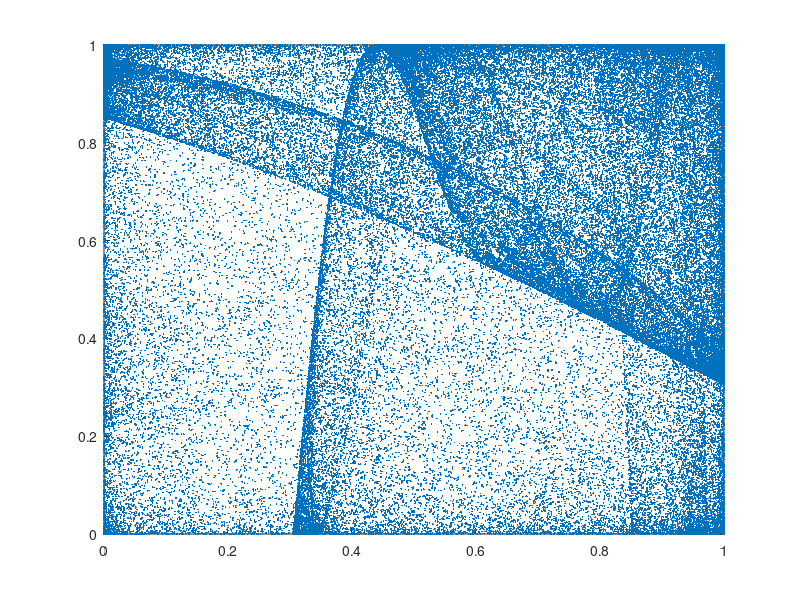
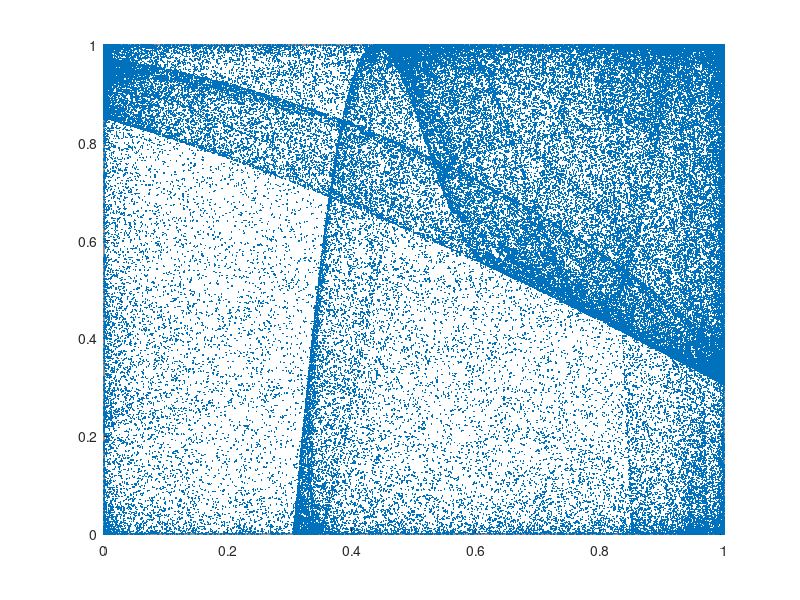

The MATLAB script that drew these images, in order:
M_PI = 3.14592;
total = 100000;

x = zeros(total,1);
y = zeros(total,1);

c = zeros(total,1);
d = zeros(total,1);

myu = 0.900;
x(1) = 0.9;
y(1) = 0.1;

a = x(1);
b = y(1);

count_anomalies = 0;
count_unequal = 0;

% old implementation 
for i = 1:total
  x(i + 1) = sin(M_PI * myu * (y(i) + 3) * x(i) * (1 - x(i)));
  y(i + 1) = sin(M_PI * myu * (x(i + 1) + 3) * y(i) * (1 - y(i)));
endfor

% new implementation 
for i = 1:total
  a = sin(M_PI * myu * (b + 3) * a * (1 - a));
  b = sin(M_PI * myu * (a + 3) * b * (1 - b));
  c(i + 1) = a;
  d(i + 1) = b;
endfor

for i = 1:total - 1
  if (x(i) > 1 || x(i) < 0)
    count_anomalies = count_anomalies + 1;
  else
    printf("");
  endif
endfor

for i = 1:total - 1
  if (x(i) != c(i))
    count_unequal = count_unequal + 1;
  endif
endfor

figure(1)
plot(x,y,'.','MarkerSize',4);
figure(2)
plot(c,d,'.','MarkerSize',4);
printf("\nIn twodlasm\n");
count_anomalies
count_unequal
%x(total - 2)
%x(total - 3)
%x(total - 4)
%x(total - 5)

